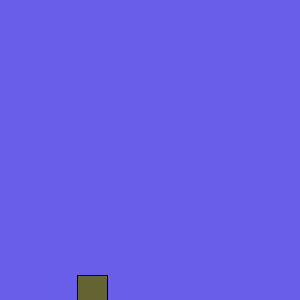
Frame 1 (no input)
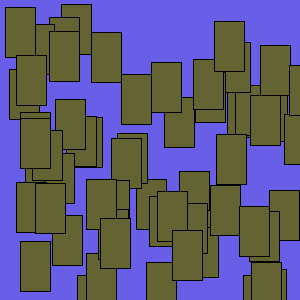
Frame 60 (the mouse pressed at the canvas centre just before this capture)
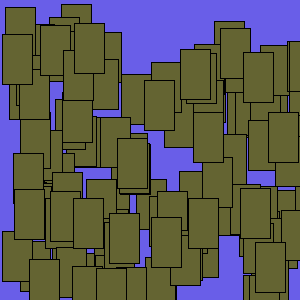
Frame 120 (the mouse held since frame 60 and released just before this capture)

The Processing sketch that drew these frames (run headless with seeded random() and noise(); from frame 60 on, the mouse is pressed at the canvas centre):

// Processing sketch: randomRects
// ── randomRects.pde
// time -- % millis()


float randie;
float randX, randY;

void setup() {
  size(300, 300);
  background(105, 94, 232);
}

void draw() {
  randie = random(0, 255);
   randX = random(0, width);
   randY = random(0, height-10);
   
   fill(100, 100, 50);
   rect(randX, randY, 30, 50);
   
   println(randie);
  
}
